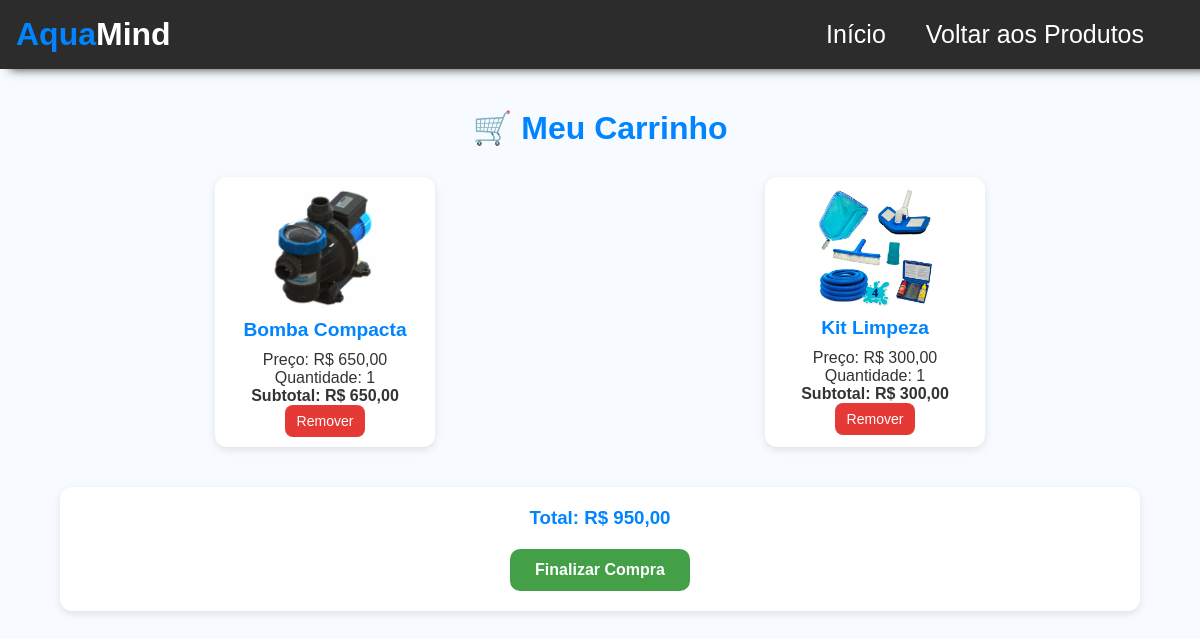
Page /Produtos/carrinho.php on the committed database.
### tables this page shows
CREATE TABLE `carrinho` (
  `id` int(11) NOT NULL,
  `id_produto` int(11) NOT NULL,
  `nome` varchar(100) NOT NULL,
  `preco` decimal(10,2) NOT NULL,
  `quantidade` int(11) DEFAULT 1,
  `imagem` varchar(255) DEFAULT NULL,
  `data_adicionado` timestamp NOT NULL DEFAULT current_timestamp()
);

### Produtos/carrinho.php (the view, shortened to what this page needs)
<?php
include_once("../config.php");
$result = $conn->query("SELECT * FROM carrinho");
$total = 0;
?>
<!DOCTYPE html>
<html lang="pt-BR">
<head>
  <link rel="stylesheet" href="carrinho.css" />
</head>
<body>
  <div class="navbar">
    <div class="header-inner-content">
      <h1 class="logo">Aqua<span>Mind</span></h1>
      <nav>
        <ul>
          <li><a href="../index.php">Início</a></li>
          <li><a href="tratamento.php">Voltar aos Produtos</a></li>
        </ul>
      </nav>
    </div>
  </div>
  <main class="container-produtos">
    <h2>🛒 Meu Carrinho</h2>
    <?php if ($result->num_rows > 0): ?>
      <div class="carrinho-grid">
        <?php while ($row = $result->fetch_assoc()): ?>
          <div class="produto-card">
            <img src="<?= $row['imagem'] ?>" alt="<?= $row['nome'] ?>">
            <div class="info">
              <h3><?= $row['nome'] ?></h3>
              <p>Preço: R$ <?= number_format($row['preco'], 2, ',', '.') ?></p>
              <p>Quantidade: <?= $row['quantidade'] ?></p>
              <p><strong>Subtotal: R$ <?= number_format($row['preco'] * $row['quantidade'], 2, ',', '.') ?></strong></p>
              <form method="POST" action="remover_carrinho.php">
                <button type="submit" class="btn-remover">Remover</button>
              </form>
            </div>
          </div>
          <?php $total += $row['preco'] * $row['quantidade']; ?>
        <?php endwhile; ?>
      </div>
      <div class="resumo">
        <h3>Total: R$ <?= number_format($total, 2, ',', '.') ?></h3>
        <a href="finalizar.php" class="btn-finalizar">Finalizar Compra</a>
      </div>
    <?php else: ?>
      <p class="vazio">Seu carrinho está vazio 😔</p>
    <?php endif; ?>
  </main>
</body>
</html>

### Produtos/carrinho.css (style rules this page uses)
* { box-sizing: border-box; padding: 0; margin: 0; }
body { font-family: arial; background-color: #f7fbff; color: #333; }
.navbar { background-color: #2c2c2c; padding: 1rem; position: sticky; top: 0; box-shadow: 10px 0px 10px; z-index: 99; }
.navbar > div { display: flex; align-items: center; justify-content: space-between; position: relative; }
.logo { color: #0084ff; }
.logo span { color: #fff; }
nav ul { display: flex; list-style: none; align-items: center; }
nav ul li a { color: #fff; cursor: pointer; transition: all 0.2s; display: inline-block; margin-right: 2.5rem; text-decoration: none; font-size: 25px; }
.navbar nav ul li { position: relative; }
.container-produtos { width: 90%; margin: 40px auto; text-align: center; }
.container-produtos h2 { font-size: 2rem; color: #0084ff; margin-bottom: 30px; }
.carrinho-grid { display: grid; grid-template-columns: repeat(auto-fit, minmax(280px, 1fr)); gap: 20px; margin-top: 30px; }
.produto-card { background-color: white; border-radius: 12px; box-shadow: 0 3px 8px rgba(0,0,0,0.1); padding: 10px; max-width: 220px; margin: 0 auto; transition: transform 0.2s; }
.produto-card img { width: 60%; height: auto; border-radius: 10px; display: block; margin: 0 auto 10px auto; }
.produto-card h3 { color: #0084ff; font-size: 1.2rem; margin: 10px 0; }
.produto-card p { font-size: 1rem; color: #333; }
.btn-remover { background-color: #e53935; color: white; border: none; padding: 8px 12px; border-radius: 8px; cursor: pointer; font-size: 14px; transition: background-color 0.3s; }
.btn-finalizar { background-color: #43a047; color: white; padding: 12px 25px; text-decoration: none; border-radius: 10px; font-weight: bold; display: inline-block; margin-top: 10px; transition: background-color 0.3s; }
.resumo { margin-top: 40px; text-align: center; background-color: white; border-radius: 12px; padding: 20px; box-shadow: 0 3px 8px rgba(0,0,0,0.1); }
.resumo h3 { color: #0084ff; margin-bottom: 10px; }

### rows in the picture
carrinho: imagem (picture), nome "Bomba Compacta", preco "650,00", quantidade "1", $row['preco'] * $row['quantidade'] "650,00"
carrinho: imagem (picture), nome "Kit Limpeza", preco "300,00", quantidade "1", $row['preco'] * $row['quantidade'] "300,00"

### other values in the picture
$total "950,00"
